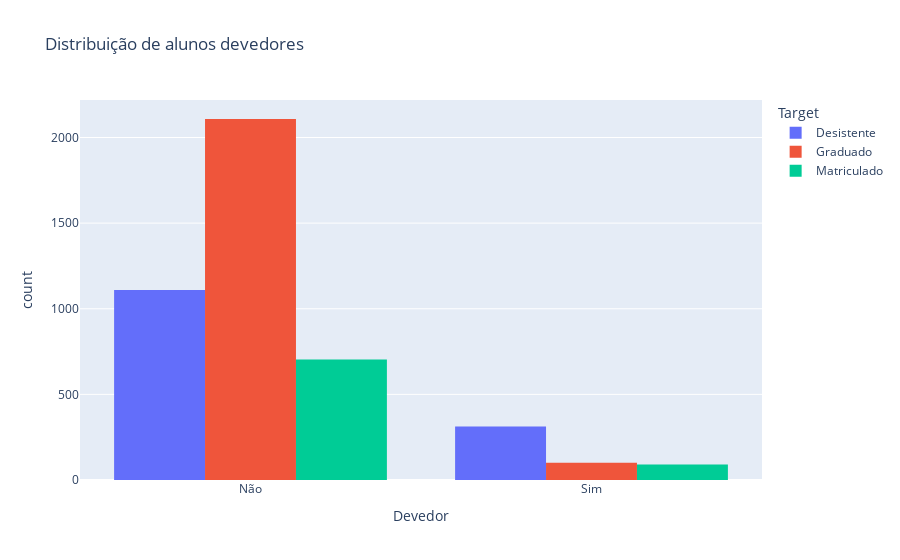

Notebook cell for this chart:
### Markdown cell above
Desistência: Observa-se uma quantidade similar de desistentes entre os sexos masculino e feminino, com uma leve vantagem para o sexo feminino. Isso sugere que o sexo biológico, por si só, não parece ser um fator determinante para a desistência.

Graduação: A quantidade de alunos graduados do sexo feminino é significativamente maior do que a do sexo masculino. Esse dado indica uma possível disparidade no sucesso acadêmico entre os sexos, com as mulheres apresentando maior índice de conclusão do curso.

Matriculados: A quantidade de alunos matriculados é similar entre os sexos, com uma leve vantagem para o sexo feminino. Isso sugere que a entrada na instituição é relativamente equilibrada entre os sexos.

**Desequilíbrio entre as classes:**

Como mencionado na descrição, existe um forte desequilíbrio em relação a uma das classes. Observando o gráfico, podemos inferir que a classe "Graduado" é a que apresenta maior número de alunos, seguida pela classe "Desistente", enquanto a classe "Matriculado" possui a menor quantidade de alunos. Esse desequilíbrio pode impactar a performance dos modelos de classificação, levando a uma tendência de predição para a classe majoritária (Graduado).

**Considerações:**

É importante ressaltar que este gráfico, isoladamente, não permite conclusões definitivas sobre a relação entre sexo biológico e sucesso acadêmico. Para uma análise mais aprofundada, seria necessário:

Investigar outros fatores que podem influenciar a evasão e o sucesso acadêmico, como dados demográficos, fatores socioeconômicos e trajetória acadêmica.
Analisar a distribuição dos alunos por sexo biológico dentro de cada curso, pois pode haver diferenças significativas entre áreas.
Avaliar a influência de outros fatores além do sexo biológico na disparidade de graduados entre homens e mulheres.
Em suma, o gráfico aponta para a necessidade de investigar mais a fundo as causas da disparidade na graduação entre os sexos, considerando a complexidade do tema e a multifacetada realidade dos estudantes.

### Code cell
hist_devedor = px.histogram(df_students, x="Devedor", color="Target", barmode="group", title="Distribuição de alunos devedores")
hist_devedor.show()

### Figure 1 — Plotly figure (JSON) as saved in the notebook; plotly's stock layout.template omitted (floating-point values rounded to 4 significant figures; data arrays with more than 128 entries replaced by an {"elided": "..."} marker saying what was removed)
{"data": [{"alignmentgroup": "True", "bingroup": "x", "hovertemplate": "Target=Desistente<br>Devedor=%{x}<br>count=%{y}<extra></extra>", "legendgroup": "Desistente", "marker": {"color": "#636efa", "pattern": {"shape": ""}}, "name": "Desistente", "offsetgroup": "Desistente", "orientation": "v", "showlegend": true, "type": "histogram", "x": {"elided": "1421 str values"}, "xaxis": "x", "yaxis": "y"}, {"alignmentgroup": "True", "bingroup": "x", "hovertemplate": "Target=Graduado<br>Devedor=%{x}<br>count=%{y}<extra></extra>", "legendgroup": "Graduado", "marker": {"color": "#EF553B", "pattern": {"shape": ""}}, "name": "Graduado", "offsetgroup": "Graduado", "orientation": "v", "showlegend": true, "type": "histogram", "x": {"elided": "2209 str values"}, "xaxis": "x", "yaxis": "y"}, {"alignmentgroup": "True", "bingroup": "x", "hovertemplate": "Target=Matriculado<br>Devedor=%{x}<br>count=%{y}<extra></extra>", "legendgroup": "Matriculado", "marker": {"color": "#00cc96", "pattern": {"shape": ""}}, "name": "Matriculado", "offsetgroup": "Matriculado", "orientation": "v", "showlegend": true, "type": "histogram", "x": {"elided": "794 str values"}, "xaxis": "x", "yaxis": "y"}], "layout": {"barmode": "group", "legend": {"title": {"text": "Target"}, "tracegroupgap": 0}, "title": {"text": "Distribuição de alunos devedores"}, "xaxis": {"anchor": "y", "domain": [0, 1], "title": {"text": "Devedor"}}, "yaxis": {"anchor": "x", "domain": [0, 1], "title": {"text": "count"}}}}
